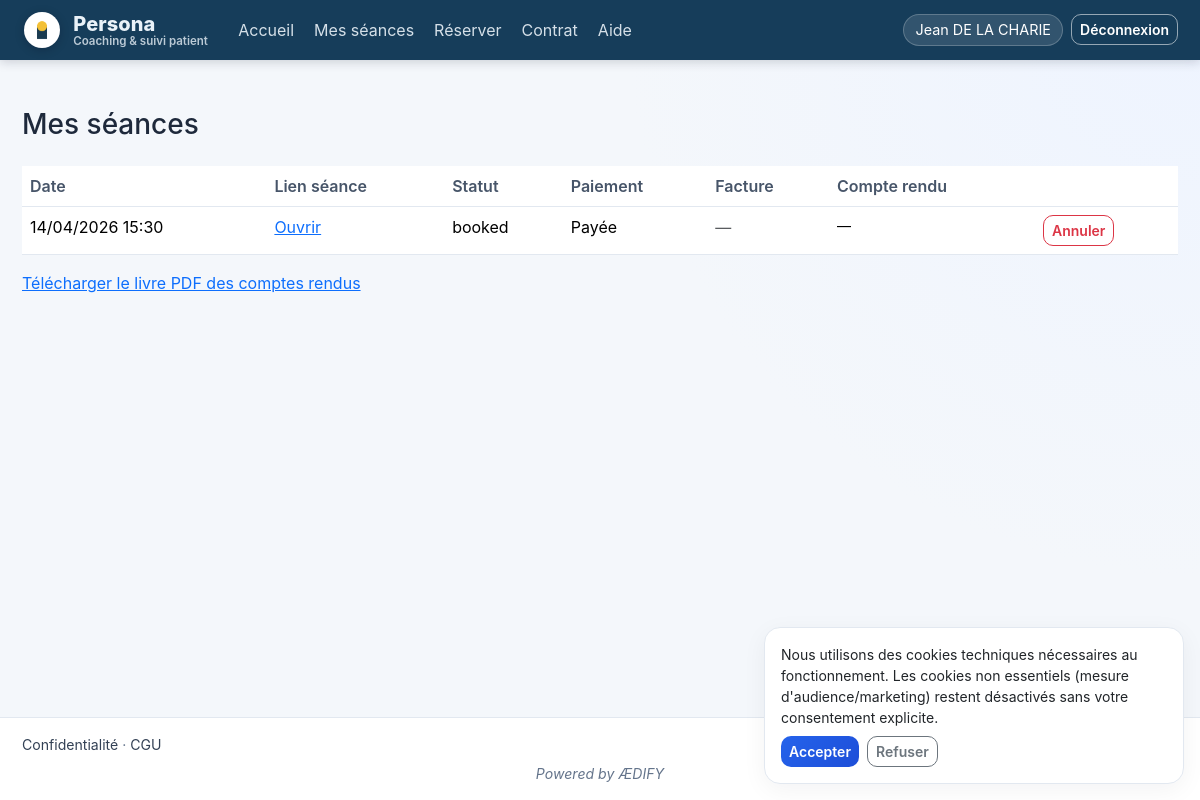
The page /patient/sessions (signed in) on the database its author committed.
### app/models.py (models this page shows, shortened)
class User(UserMixin, db.Model):
    __tablename__ = "users"
    id = db.Column(db.Integer, primary_key=True)
    email = db.Column(db.String(255), unique=True, nullable=False, index=True)
    name = db.Column(db.String(255), nullable=False)
    password_hash = db.Column(db.String(255), nullable=False)
    role = db.Column(db.String(20), nullable=False)  # admin | coach | patient
    coach_id = db.Column(db.Integer, db.ForeignKey("users.id"), nullable=True)
    is_suspended = db.Column(db.Boolean, default=False, nullable=False)
    legal_hold = db.Column(db.Boolean, default=False, nullable=False)
    must_change_password = db.Column(db.Boolean, default=False)
    created_at = db.Column(db.DateTime, default=utcnow)
    coach = db.relationship("User", remote_side=[id], backref=db.backref("patients_users", lazy="dynamic"))
    settings = db.relationship("CoachSettings", back_populates="coach_user", uselist=False)
    patient_profile = db.relationship(
        "Patient",
        back_populates="user",
        uselist=False,
        foreign_keys="Patient.user_id",
    )
    def is_coach(self) -> bool:
        return self.role == "coach"
    def is_patient(self) -> bool:
        return self.role == "patient"
    def is_admin(self) -> bool:
        return self.role == "admin"
    @property
    def is_active(self) -> bool:
        return not bool(self.is_suspended)

class Slot(db.Model):
    __tablename__ = "slots"
    id = db.Column(db.Integer, primary_key=True)
    coach_id = db.Column(db.Integer, db.ForeignKey("users.id"), nullable=False, index=True)
    patient_id = db.Column(db.Integer, db.ForeignKey("patients.id"), nullable=True, index=True)
    start_utc = db.Column(db.DateTime, nullable=False, index=True)
    end_utc = db.Column(db.DateTime, nullable=False)
    status = db.Column(db.String(20), default="available")  # available | booked | completed | cancelled
    notes = db.Column(db.Text)
    meeting_link = db.Column(db.String(512))
    paid = db.Column(db.Boolean, default=False)
    paid_at = db.Column(db.DateTime)
    invoice_number = db.Column(db.String(64))
    invoice_file_path = db.Column(db.String(512))
    invoice_uploaded_at = db.Column(db.DateTime)
    stripe_payment_intent_id = db.Column(db.String(128), index=True)
    stripe_checkout_session_id = db.Column(db.String(128), index=True)
    stripe_payment_status = db.Column(db.String(24), default="not_started")
    reminder_sent_at = db.Column(db.DateTime)
    cancelled_at = db.Column(db.DateTime)
    created_at = db.Column(db.DateTime, default=utcnow)
    coach = db.relationship("User", foreign_keys=[coach_id])
    patient = db.relationship("Patient", back_populates="slots", foreign_keys=[patient_id])

class CoachSettings(db.Model):
    __tablename__ = "coach_settings"
    id = db.Column(db.Integer, primary_key=True)
    user_id = db.Column(db.Integer, db.ForeignKey("users.id"), unique=True, nullable=False)
    default_hourly_rate = db.Column(db.Numeric(10, 2), default=80)
    min_days_between_sessions = db.Column(db.Integer, default=7)
    timezone = db.Column(db.String(64), default="Europe/Paris")
    cancellation_hours = db.Column(db.Integer, default=24)
    email_notifications = db.Column(db.Boolean, default=True)
    notify_booking_patient = db.Column(db.Boolean, default=True)
    notify_booking_coach = db.Column(db.Boolean, default=True)
    notify_reminder_day_before = db.Column(db.Boolean, default=True)
    smtp_server = db.Column(db.String(255))
    smtp_port = db.Column(db.Integer, default=587)
    smtp_use_tls = db.Column(db.Boolean, default=True)
    smtp_username = db.Column(db.String(255))
    smtp_password = db.Column(db.String(255))
    smtp_default_sender = db.Column(db.String(255))
    profile_image_path = db.Column(db.String(512))
    profile_bio = db.Column(db.Text)
    profile_youtube_url = db.Column(db.String(512))
    last_alert_seen_at = db.Column(db.DateTime)
    stripe_account_id = db.Column(db.String(64), index=True)
    stripe_onboarding_state = db.Column(db.String(24), default="not_connected")
    stripe_details_submitted = db.Column(db.Boolean, default=False)
    stripe_charges_enabled = db.Column(db.Boolean, default=False)
    stripe_payouts_enabled = db.Column(db.Boolean, default=False)
    stripe_last_synced_at = db.Column(db.DateTime)
    tax_rate_percent = db.Column(db.Numeric(5, 2), default=25)
    social_charges_percent = db.Column(db.Numeric(5, 2), default=22)
    fixed_costs_monthly = db.Column(db.Numeric(12, 2), default=500)
    target_net_salary_monthly = db.Column(db.Numeric(12, 2), default=3000)
    coach_user = db.relationship("User", back_populates="settings")

### app/patient/routes.py (the view)
@bp.route("/sessions")
@login_required
@patient_required
def sessions():
    p = _patient_profile()
    payment_query = request.args.get("payment")
    if payment_query == "success":
        synced = _sync_pending_payments_for_patient(p)
        if synced:
            flash("Paiement confirmé. La séance est marquée comme payée.", "success")
        else:
            flash("Paiement en cours de confirmation. Rafraîchissez dans quelques secondes.", "info")
    elif payment_query == "cancel":
        flash("Paiement annulé.", "warning")
    slots = (
        Slot.query.filter(
            Slot.patient_id == p.id,
            Slot.status.in_(("booked", "completed", "cancelled")),
        )
        .order_by(Slot.start_utc.desc())
        .all()
    )
    return render_template("patient/sessions.html", patient=p, slots=slots)

### app/patient/routes.py (called while the page is built)
def _patient_profile() -> Patient:
    p = current_user.patient_profile
    if not p:
        abort(403)
    return p

### app/utils/datetime_parse.py (called while the page is built)
def utc_naive_to_local_str(dt, tz_name: str, fmt: str = "%d/%m/%Y %H:%M") -> str:
    if dt is None:
        return ""
    utc = pytz.UTC.localize(dt) if dt.tzinfo is None else dt.astimezone(pytz.UTC)
    local = utc.astimezone(pytz.timezone(tz_name or "Europe/Paris"))
    return local.strftime(fmt)

### app/templates/patient/sessions.html (shortened to what this page needs)
{% extends "base.html" %}
{% block content %}
<h1 class="h3 mb-4">Mes séances</h1>
<div class="table-responsive">
  <table class="table bg-white">
    <thead><tr><th>Date</th><th>Lien séance</th><th>Statut</th><th>Paiement</th><th>Facture</th><th>Compte rendu</th><th></th></tr></thead>
    <tbody>
      {% for s in slots %}
      <tr>
        <td>{{ s.start_utc|local_dt(coach_tz) }}</td>
        <td>
          {% if s.meeting_link %}
          <a href="{{ s.meeting_link }}" target="_blank" rel="noopener">Ouvrir</a>
          {% else %}
          <span class="text-muted">—</span>
          {% endif %}
        </td>
        <td>{{ s.status }}</td>
        <td>{% if s.paid %}Payée{% else %}Non payée{% endif %}</td>
        <td>
          {% if s.invoice_file_path %}
          <a class="btn btn-sm btn-outline-secondary" href="{{ url_for('patient.session_invoice_download', sid=s.id) }}">Télécharger</a>
          {% else %}
          <span class="text-muted">—</span>
          {% endif %}
        </td>
        <td class="small">{{ s.notes or '—' }}</td>
        <td>
          {% if s.status == 'booked' %}
          <form method="post" action="{{ url_for('patient.cancel_slot', sid=s.id) }}" class="d-inline" onsubmit="return confirm('Annuler ce rendez-vous ?');">
            <button type="submit" class="btn btn-sm btn-outline-danger">Annuler</button>
          </form>
          {% endif %}
        </td>
      </tr>
      {% else %}
      <tr><td colspan="7" class="text-muted">Aucune séance.</td></tr>
      {% endfor %}
    </tbody>
  </table>
</div>
<p><a href="{{ url_for('patient.report_book_pdf') }}">Télécharger le livre PDF des comptes rendus</a></p>
{% endblock %}

### app/templates/base.html (shortened to what this page needs)
<!DOCTYPE html>
<html lang="fr">
<head>
  <link href="https://cdn.jsdelivr.net/npm/bootstrap@5.3.3/dist/css/bootstrap.min.css" rel="stylesheet">
  <link href="{{ url_for('static', filename='css/style.css') }}" rel="stylesheet">
</head>
<body>
<div class="app-shell">
  <nav class="navbar navbar-expand-lg topbar sticky-top">
    <div class="container-fluid app-container">
      <a class="navbar-brand brand" href="{{ url_for('main.index') }}">
        <span class="brand-logo-wrap">
          <img src="{{ url_for('static', filename='img/logo-coachdesk.png') }}" alt="Logo Persona" class="brand-logo" onerror="this.onerror=null;if(!this.dataset.fallback){this.dataset.fallback='jpg';this.src='{{ url_for('static', filename='img/logo-coachdesk.jpg') }}';}else{this.src='{{ url_for('static', filename='img/logo-coachdesk.svg') }}';}">
        </span>
        <span class="brand-text">
          <span class="brand-title">Persona</span>
          <span class="brand-subtitle">Coaching & suivi patient</span>
        </span>
      </a>
      <div class="collapse navbar-collapse" id="nav">
        <ul class="navbar-nav me-auto nav-pills-soft">
          {% if current_user.is_authenticated and current_user.is_admin() %}
          <li class="nav-item"><a class="nav-link" href="{{ url_for('admin.dashboard') }}">Administration</a></li>
          {% elif current_user.is_authenticated and current_user.is_patient() %}
          <li class="nav-item"><a class="nav-link" href="{{ url_for('patient.dashboard') }}">Accueil</a></li>
          <li class="nav-item"><a class="nav-link" href="{{ url_for('patient.sessions') }}">Mes séances</a></li>
          <li class="nav-item"><a class="nav-link" href="{{ url_for('patient.book') }}">Réserver</a></li>
          <li class="nav-item"><a class="nav-link" href="{{ url_for('patient.contract') }}">Contrat</a></li>
          {% else %}
          <li class="nav-item"><a class="nav-link" href="{{ url_for('auth.login') }}">Connexion</a></li>
          {% endif %}
          <li class="nav-item"><a class="nav-link" href="{{ url_for('main.help_page') }}">Aide</a></li>
        </ul>
        <ul class="navbar-nav ms-auto align-items-lg-center">
          {% if current_user.is_authenticated %}
          <li class="nav-item me-lg-2"><span class="user-chip">{{ current_user.name }}</span></li>
          <li class="nav-item"><a class="btn btn-sm btn-outline-primary" href="{{ url_for('auth.logout') }}">Déconnexion</a></li>
          {% endif %}
        </ul>
      </div>
    </div>
  </nav>
  <main class="app-main">
    <div class="container-fluid app-container py-4 py-md-5">
      {% block content %}{% endblock %}
    </div>
  </main>
  {% if request.cookies.get('persona_cookie_consent') is none %}
  <div class="cookie-banner card p-3">
    <div class="small">
      Nous utilisons des cookies techniques nécessaires au fonctionnement. Les cookies non essentiels
      (mesure d'audience/marketing) restent désactivés sans votre consentement explicite.
    </div>
    <div class="mt-2 d-flex gap-2">
      <button class="btn btn-sm btn-primary" type="button" onclick="personaSetCookieConsent('accepted')">Accepter</button>
      <button class="btn btn-sm btn-outline-secondary" type="button" onclick="personaSetCookieConsent('refused')">Refuser</button>
    </div>
  </div>
  {% endif %}
  <footer class="app-footer">
    <div class="container-fluid app-container d-flex flex-wrap justify-content-between gap-2">
      <span><a href="{{ url_for('main.privacy') }}">Confidentialité</a> · <a href="{{ url_for('main.terms') }}">CGU</a></span>
    </div>
    <div class="container-fluid app-container text-center mt-2">
      <em>Powered by ÆDIFY</em>
    </div>
  </footer>
</div>
</body>
</html>

### app/static/css/style.css (style rules this page uses)
:root { --bg: #f4f7fb; --surface: #ffffff; --text: #1e293b; --muted: #64748b; --primary: #2563eb; --border: #e2e8f0; --topbar-bg: #163d5a; --topbar-text: #eaf2f8; }
* { box-sizing: border-box; }
body { margin: 0; font-family: Inter, "Segoe UI", Roboto, Helvetica, Arial, sans-serif; color: var(--text); background: radial-gradient(circle at top right, #eef4ff 0%, var(--bg) 40%); }
.app-shell { min-height: 100vh; display: flex; flex-direction: column; }
.app-container { max-width: 1180px; }
.topbar { background: var(--topbar-bg); border-bottom: 0; box-shadow: 0 2px 10px rgba(15, 23, 42, 0.18); }
.brand { color: var(--topbar-text); display: flex; align-items: center; gap: 0.8rem; padding: 0.25rem 0.4rem 0.25rem 0.15rem; border-radius: 999px; transition: background 0.2s ease; }
.brand-logo-wrap { width: 36px; height: 36px; border-radius: 999px; background: #ffffff; border: 1px solid rgba(255, 255, 255, 0.85); display: inline-flex; align-items: center; justify-content: center; box-shadow: 0 2px 10px rgba(2, 6, 23, 0.22); }
.brand-logo { width: 20px; height: 20px; object-fit: contain; }
.brand-text { display: flex; flex-direction: column; line-height: 1.1; }
.brand-title { font-weight: 800; letter-spacing: 0.1px; }
.brand-subtitle { font-size: 0.72rem; color: rgba(234, 242, 248, 0.78); font-weight: 600; }
.nav-pills-soft .nav-link { color: var(--topbar-text); border-radius: 10px; padding: 0.45rem 0.8rem; margin-right: 0.25rem; opacity: 0.9; }
.user-chip { display: inline-flex; align-items: center; font-size: 0.9rem; color: #ffffff; background: rgba(255, 255, 255, 0.12); border: 1px solid rgba(255, 255, 255, 0.22); border-radius: 999px; padding: 0.25rem 0.7rem; }
.topbar .btn-outline-primary { border-color: rgba(255, 255, 255, 0.55); color: #ffffff; }
.app-main { flex: 1; }
.card { border: 1px solid var(--border); border-radius: 16px; background: var(--surface); box-shadow: 0 6px 24px rgba(15, 23, 42, 0.05); }
.table { border-color: var(--border); }
.table thead th { color: #475569; font-weight: 600; border-bottom-width: 1px; }
.btn { border-radius: 10px; font-weight: 600; }
.btn-primary { background: linear-gradient(135deg, #2563eb, #1d4ed8); border: none; }
.btn-outline-primary { border-color: #93c5fd; color: #1d4ed8; }
.app-footer { background: #fff; border-top: 1px solid var(--border); color: var(--muted); font-size: 0.88rem; padding: 1rem 0; }
.app-footer a { color: #334155; text-decoration: none; }
.cookie-banner { position: fixed; bottom: 16px; right: 16px; width: min(420px, calc(100vw - 24px)); z-index: 1040; }

### rows shown on the page
User: name "Jean DE LA CHARIE"
Slot: start_utc|local_dt "14/04/2026 15:30", status "booked", paid "Payée", notes "—"
